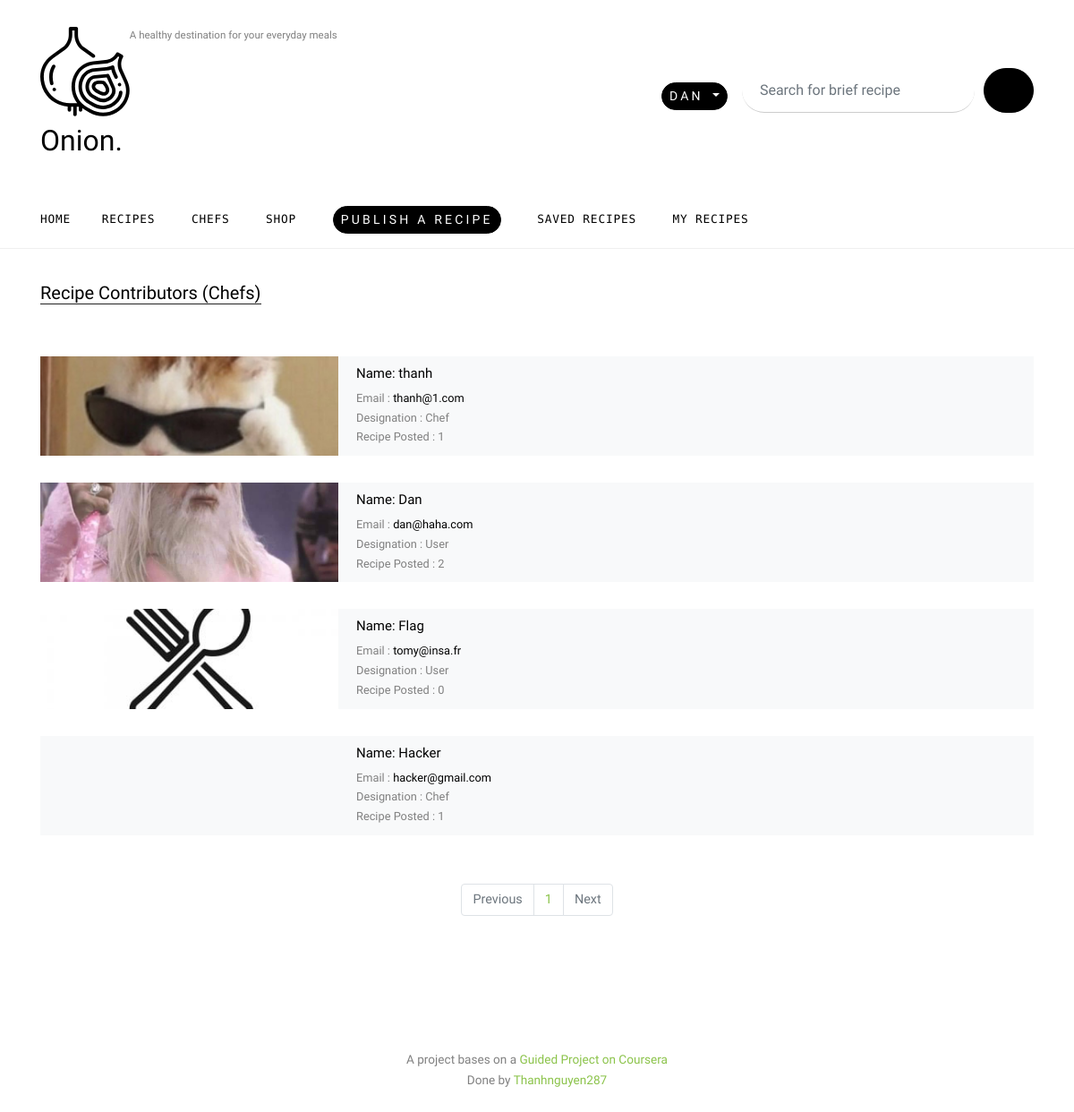
Page /user/chefs (signed in) on the earlier database version.
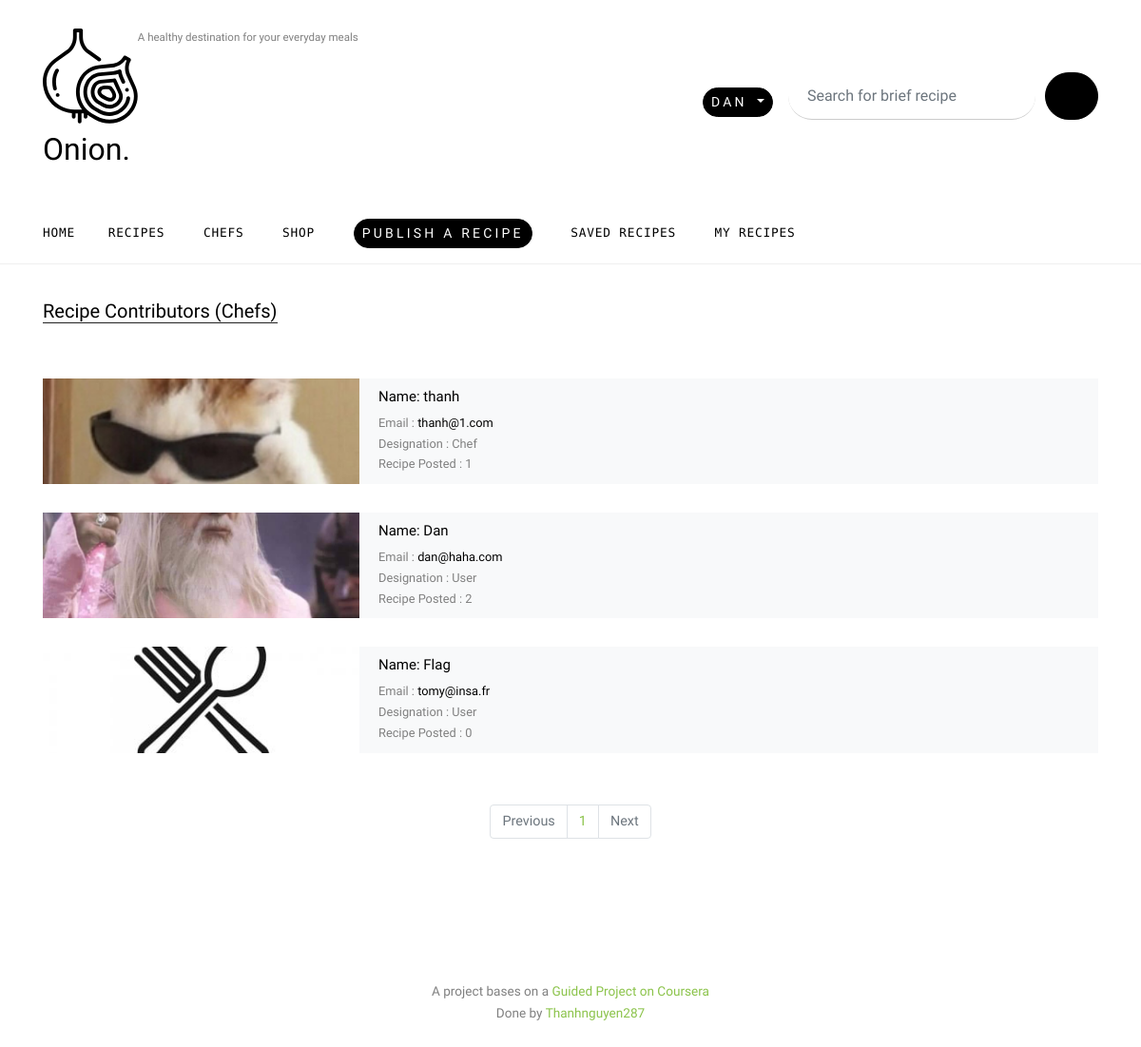
Same page on the later database version.
### App/models.py (models this page shows, shortened)
class User(db.Model):
    id = db.Column(db.Integer, primary_key=True)
    name = db.Column(db.Text, nullable=False)
    username = db.Column(db.String(20), unique=True, nullable=False)
    email = db.Column(db.String(120), unique=True, nullable=False)
    profile_pic = db.Column(db.String(20), nullable=False, default='default_user.jpg')
    password = db.Column(db.String(60), nullable=False)
    type = db.Column(db.String(10), nullable=False)
    designation = db.Column(db.Text, nullable=False)
    ingredient = db.relationship('Ingredient', backref='ing_creator', lazy=True)
    recipes = db.relationship('Recipe', backref='recipe_creator', lazy=True)

### App/views/user.py (the view)
@user.route('/chefs')
def cooks():
    valid = PassiveControls.validation()
    if valid[0] and valid[2] == "user":
        page = request.args.get('page', 1, type=int)
        users = User.query.filter_by(type="user").paginate(page=page, per_page=5)
        return render_template('user/cooks.html', user=valid[3], users=users)
    else:
        return render_template("error.html", error=PassiveControls.ErrMsg.access)

### Controls/PassiveControls.py (called while the page is built)
def validation():
    if "id" and "access" and "name" in session:
        return True, session['id'], session['access'], session['name']
    else:
        return False, "None", "None", "None"

### App/templates/user/cooks.html (shortened to what this page needs)
{% extends "user/base.html" %}
{% block content %}
    <div class="site-section">
      <div class="container">
        <div class="row">
          <div class="col-lg-12">
            <div class="row">
              <div class="col-12">
                <div class="section-title">
                  <h2>Recipe Contributors (Chefs)</h2>
                </div>
              </div>
            </div>
            <div class="row">
              <div class="col-md-12">
            {% if users.items %}
                {% for users in users.items %}
                <div class="post-entry-2 d-flex bg-light">
                 <div class="thumbnail" style="background-image: url('{{ url_for('static', filename= 'images/' + users.profile_pic) }}')"></div>
                  <div class="contents">
                    <h2><a href="{{ url_for('user.user_profile', user_id=users.id ) }}">Name: {{users.name}}</a></h2>
                    <div class="post-meta">
                      <span class="d-block">Email : <a href="mailto: {{ users.email }}">{{users.email}}</a></span>
                      <span class="d-block">Designation : {{ users.designation|capitalize }}</span>
                      <span class="d-block">Recipe Posted : {{ users.recipes|length }}</span>
                    </div>
                  </div>
                </div>
                {% endfor %}
                  {% else %}
                  <p>There are no recipe contributors at this moment.</p>
                  {% endif %}
              </div>
          </div>
        </div>
          {% if users %}
          <div class="mx-auto">
                <br>
              <nav aria-label="Page navigation example">
              <ul class="pagination">
                  {% if users.page > 1 %}
                <li class="page-item"><a class="page-link" href="{{ url_for('cooks', page=(users.page-1)) }}">Previous</a></li>
                  {% else %}
                <li class="page-item disabled"><a class="page-link" href="">Previous</a></li>
                  {% endif %}
                  {% for page_num in users.iter_pages(left_edge=1, right_edge=1, left_current=2, right_current=2) %}
                    {% if page_num %}
                <li class="page-item"><a class="page-link" href="{{ url_for('cooks', page=page_num) }}">{{page_num}}</a></li>
                    {% else %}
                  <li class="page-item"><a class="page-link" href="">....</a></li>
                    {% endif %}
                  {% endfor %}
                  {% if users.page < users.pages %}
                <li class="page-item"><a class="page-link" href="{{ url_for('cooks', page=(users.page+1)) }}">Next</a></li>
                  {% else %}
                <li class="page-item disabled"><a class="page-link" href="">Next</a></li>
                  {% endif %}
              </ul>
            </nav>
          </div>
                  {% endif %}
      </div>
      </div>
    </div>
{% endblock %}

### App/templates/user/base.html (shortened to what the changed rows need)
<!DOCTYPE html>
<html lang="en">
<head>
  <link rel="stylesheet" href="{{ url_for('static', filename='fonts/icomoon/style.css') }}">
  <link rel="stylesheet" href="{{ url_for('static', filename='css/bootstrap.min.css') }}">
  <link rel="stylesheet" href="{{ url_for('static', filename='css/jquery-ui.css') }}">
  <link rel="stylesheet" href="{{ url_for('static', filename='css/owl.carousel.min.css') }}">
  <link rel="stylesheet" href="{{ url_for('static', filename='css/owl.theme.default.min.css') }}">
  <link rel="stylesheet" href="{{ url_for('static', filename='css/jquery.fancybox.min.css') }}">
  <link rel="stylesheet" href="{{ url_for('static', filename='css/bootstrap-datepicker.css') }}">
  <link rel="stylesheet" href="{{ url_for('static', filename='fonts/flaticon/font/flaticon.css') }}">
  <link rel="stylesheet" href="{{ url_for('static', filename='css/aos.css') }}">
  <link rel="stylesheet" href="{{ url_for('static', filename='css/jquery.mb.YTPlayer.min.css') }}">
  <link rel="stylesheet" href="{{ url_for('static', filename='css/style.css') }}">
  <link rel="stylesheet" href="https://cdn.datatables.net/buttons/1.6.2/css/buttons.bootstrap4.min.css">
  <link rel="stylesheet" href="https://cdn.datatables.net/1.10.21/css/dataTables.bootstrap4.min.css">
</head>
<body data-spy="scroll" data-target=".site-navbar-target" data-offset="300">
  <div class="site-wrap">
    <div class="header-top">
      <div class="container">
        <div class="row align-items-center">
          <div class="col-12 col-lg-6 ml-auto d-flex">
            <div class="ml-md-auto top-social d-none d-lg-inline-block">
              <div class="dropdown d-inline-block p-3">
              <button class="btn btn-secondary py-1 px-2 dropdown-toggle" type="button" id="dropdownMenuButton" data-toggle="dropdown" aria-haspopup="true" aria-expanded="false">
                {{user}}
              </button>
            </div>
            </div>
          </div>
        </div>
      </div>
    </div>
{% block content %}
{% endblock %}
  </div>
</body>
</html>

Differences in the rows shown:
removed User: name "Hacker", email "hacker@gmail.com", designation "Chef", recipes|length "1"
